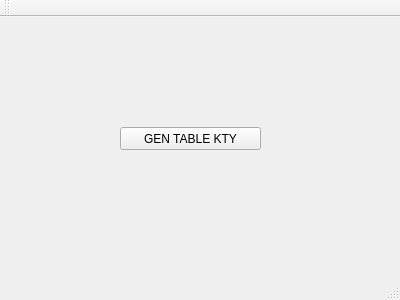
<?xml version="1.0" encoding="UTF-8"?>
<ui version="4.0">
 <class>MainWindow</class>
 <widget class="QMainWindow" name="MainWindow">
  <property name="geometry">
   <rect>
    <x>0</x>
    <y>0</y>
    <width>400</width>
    <height>300</height>
   </rect>
  </property>
  <property name="windowTitle">
   <string>MainWindow</string>
  </property>
  <widget class="QWidget" name="centralWidget">
   <widget class="QPushButton" name="btnGenTableKty">
    <property name="geometry">
     <rect>
      <x>120</x>
      <y>110</y>
      <width>141</width>
      <height>23</height>
     </rect>
    </property>
    <property name="text">
     <string>GEN TABLE KTY</string>
    </property>
   </widget>
  </widget>
  <widget class="QMenuBar" name="menuBar">
   <property name="geometry">
    <rect>
     <x>0</x>
     <y>0</y>
     <width>400</width>
     <height>21</height>
    </rect>
   </property>
  </widget>
  <widget class="QToolBar" name="mainToolBar">
   <attribute name="toolBarArea">
    <enum>TopToolBarArea</enum>
   </attribute>
   <attribute name="toolBarBreak">
    <bool>false</bool>
   </attribute>
  </widget>
  <widget class="QStatusBar" name="statusBar"/>
 </widget>
 <layoutdefault spacing="6" margin="11"/>
 <resources/>
 <connections/>
</ui>
